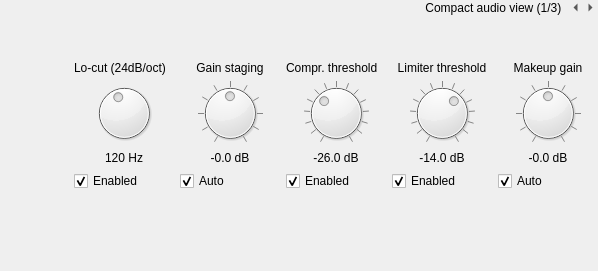
        <widget class="QWidget" name="compact_audio_view">
         <layout class="QVBoxLayout" name="compact_audio_layout">
          <property name="leftMargin">
           <number>0</number>
          </property>
          <property name="topMargin">
           <number>0</number>
          </property>
          <property name="rightMargin">
           <number>0</number>
          </property>
          <property name="bottomMargin">
           <number>0</number>
          </property>
          <item>
           <widget class="QWidget" name="compact_header" native="true">
            <property name="sizePolicy">
             <sizepolicy hsizetype="Preferred" vsizetype="Preferred">
              <horstretch>8</horstretch>
              <verstretch>0</verstretch>
             </sizepolicy>
            </property>
            <layout class="QHBoxLayout" name="horizontalLayout_3">
             <property name="spacing">
              <number>0</number>
             </property>
             <property name="leftMargin">
              <number>0</number>
             </property>
             <property name="topMargin">
              <number>0</number>
             </property>
             <property name="rightMargin">
              <number>0</number>
             </property>
             <property name="bottomMargin">
              <number>0</number>
             </property>
             <item>
              <widget class="QLabel" name="compact_label">
               <property name="text">
                <string>Compact audio view (1/3)  </string>
               </property>
               <property name="alignment">
                <set>Qt::AlignRight|Qt::AlignTrailing|Qt::AlignVCenter</set>
               </property>
              </widget>
             </item>
             <item>
              <widget class="QToolButton" name="compact_prev_page">
               <property name="enabled">
                <bool>true</bool>
               </property>
               <property name="maximumSize">
                <size>
                 <width>15</width>
                 <height>15</height>
                </size>
               </property>
               <property name="text">
                <string>...</string>
               </property>
               <property name="autoRaise">
                <bool>true</bool>
               </property>
               <property name="arrowType">
                <enum>Qt::LeftArrow</enum>
               </property>
              </widget>
             </item>
             <item>
              <widget class="QToolButton" name="compact_next_page">
               <property name="maximumSize">
                <size>
                 <width>15</width>
                 <height>15</height>
                </size>
               </property>
               <property name="text">
                <string>...</string>
               </property>
               <property name="autoRaise">
                <bool>true</bool>
               </property>
               <property name="arrowType">
                <enum>Qt::RightArrow</enum>
               </property>
              </widget>
             </item>
            </layout>
           </widget>
          </item>
          <item>
           <layout class="QHBoxLayout" name="audiostrip" stretch="0,0">
            <property name="spacing">
             <number>6</number>
            </property>
            <property name="topMargin">
             <number>0</number>
            </property>
            <item>
             <widget class="QScrollArea" name="fader_scroll">
              <property name="frameShape">
               <enum>QFrame::NoFrame</enum>
              </property>
              <property name="verticalScrollBarPolicy">
               <enum>Qt::ScrollBarAlwaysOff</enum>
              </property>
              <property name="widgetResizable">
               <bool>true</bool>
              </property>
              <widget class="QWidget" name="fader_scroll_contents">
               <property name="geometry">
                <rect>
                 <x>0</x>
                 <y>0</y>
                 <width>524</width>
                 <height>238</height>
                </rect>
               </property>
               <layout class="QHBoxLayout" name="horizontalLayout_4">
                <property name="spacing">
                 <number>0</number>
                </property>
                <property name="leftMargin">
                 <number>0</number>
                </property>
                <property name="topMargin">
                 <number>0</number>
                </property>
                <property name="rightMargin">
                 <number>0</number>
                </property>
                <property name="bottomMargin">
                 <number>0</number>
                </property>
                <item>
                 <layout class="QHBoxLayout" name="faders">
                  <property name="sizeConstraint">
                   <enum>QLayout::SetFixedSize</enum>
                  </property>
                 </layout>
                </item>
                <item>
                 <spacer name="fader_spacer">
                  <property name="orientation">
                   <enum>Qt::Horizontal</enum>
                  </property>
                  <property name="sizeHint" stdset="0">
                   <size>
                    <width>40</width>
                    <height>20</height>
                   </size>
                  </property>
                 </spacer>
                </item>
               </layout>
              </widget>
             </widget>
            </item>
            <item>
             <layout class="QGridLayout" name="master_audio_strip" columnstretch="0,0,0,0,0,0">
              <property name="bottomMargin">
               <number>0</number>
              </property>
              <item row="2" column="3">
               <widget class="QDial" name="compressor_threshold_knob">
                <property name="minimumSize">
                 <size>
                  <width>64</width>
                  <height>64</height>
                 </size>
                </property>
                <property name="maximumSize">
                 <size>
                  <width>16777215</width>
                  <height>64</height>
                 </size>
                </property>
                <property name="minimum">
                 <number>-400</number>
                </property>
                <property name="maximum">
                 <number>0</number>
                </property>
                <property name="value">
                 <number>-260</number>
                </property>
                <property name="notchTarget">
                 <double>30.000000000000000</double>
                </property>
                <property name="notchesVisible">
                 <bool>true</bool>
                </property>
               </widget>
              </item>
              <item row="4" column="5">
               <widget class="QCheckBox" name="makeup_gain_auto_checkbox">
                <property name="text">
                 <string>Auto</string>
                </property>
                <property name="checked">
                 <bool>true</bool>
                </property>
               </widget>
              </item>
              <item row="1" column="3">
               <widget class="QLabel" name="compressor_threshold_label">
                <property name="text">
                 <string>Compr. threshold</string>
                </property>
               </widget>
              </item>
              <item row="1" column="2">
               <widget class="QLabel" name="gainstaging_label">
                <property name="text">
                 <string>Gain staging</string>
                </property>
                <property name="alignment">
                 <set>Qt::AlignCenter</set>
                </property>
               </widget>
              </item>
              <item row="3" column="3">
               <widget class="QLabel" name="compressor_threshold_db_display">
                <property name="text">
                 <string>-26.0 dB</string>
                </property>
                <property name="alignment">
                 <set>Qt::AlignCenter</set>
                </property>
               </widget>
              </item>
              <item row="2" column="2">
               <widget class="QDial" name="gainstaging_knob">
                <property name="minimumSize">
                 <size>
                  <width>64</width>
                  <height>64</height>
                 </size>
                </property>
                <property name="maximumSize">
                 <size>
                  <width>16777215</width>
                  <height>64</height>
                 </size>
                </property>
                <property name="minimum">
                 <number>-300</number>
                </property>
                <property name="maximum">
                 <number>300</number>
                </property>
                <property name="notchTarget">
                 <double>60.000000000000000</double>
                </property>
                <property name="notchesVisible">
                 <bool>true</bool>
                </property>
               </widget>
              </item>
              <item row="3" column="2">
               <widget class="QLabel" name="gainstaging_db_display">
                <property name="text">
                 <string>-0.0 dB</string>
                </property>
                <property name="alignment">
                 <set>Qt::AlignCenter</set>
                </property>
               </widget>
              </item>
              <item row="3" column="4">
               <widget class="QLabel" name="limiter_threshold_db_display">
                <property name="text">
                 <string>-14.0 dB</string>
                </property>
                <property name="alignment">
                 <set>Qt::AlignCenter</set>
                </property>
               </widget>
              </item>
              <item row="4" column="4">
               <widget class="QCheckBox" name="limiter_enabled">
                <property name="text">
                 <string>Enabled</string>
                </property>
                <property name="checked">
                 <bool>true</bool>
                </property>
               </widget>
              </item>
              <item row="4" column="2">
               <widget class="QCheckBox" name="gainstaging_auto_checkbox">
                <property name="text">
                 <string>Auto</string>
                </property>
                <property name="checked">
                 <bool>true</bool>
                </property>
               </widget>
              </item>
              <item row="2" column="4">
               <widget class="QDial" name="limiter_threshold_knob">
                <property name="minimumSize">
                 <size>
                  <width>64</width>
                  <height>64</height>
                 </size>
                </property>
                <property name="maximumSize">
                 <size>
                  <width>16777215</width>
                  <height>64</height>
                 </size>
                </property>
                <property name="minimum">
                 <number>-400</number>
                </property>
                <property name="maximum">
                 <number>0</number>
                </property>
                <property name="value">
                 <number>-140</number>
                </property>
                <property name="notchTarget">
                 <double>30.000000000000000</double>
                </property>
                <property name="notchesVisible">
                 <bool>true</bool>
                </property>
               </widget>
              </item>
              <item row="3" column="1">
               <widget class="QLabel" name="locut_cutoff_display">
                <property name="text">
                 <string>120 Hz</string>
                </property>
                <property name="alignment">
                 <set>Qt::AlignCenter</set>
                </property>
               </widget>
              </item>
              <item row="4" column="1">
               <widget class="QCheckBox" name="locut_enabled">
                <property name="text">
                 <string>Enabled</string>
                </property>
                <property name="checked">
                 <bool>true</bool>
                </property>
               </widget>
              </item>
              <item row="3" column="5">
               <widget class="QLabel" name="makeup_gain_db_display">
                <property name="text">
                 <string>-0.0 dB</string>
                </property>
                <property name="alignment">
                 <set>Qt::AlignCenter</set>
                </property>
               </widget>
              </item>
              <item row="4" column="3">
               <widget class="QCheckBox" name="compressor_enabled">
                <property name="text">
                 <string>Enabled</string>
                </property>
                <property name="checked">
                 <bool>true</bool>
                </property>
               </widget>
              </item>
              <item row="1" column="1">
               <widget class="QLabel" name="locut_cutoff_label">
                <property name="text">
                 <string>Lo-cut (24dB/oct)</string>
                </property>
               </widget>
              </item>
              <item row="0" column="1">
               <spacer name="verticalSpacer">
                <property name="orientation">
                 <enum>Qt::Vertical</enum>
                </property>
                <property name="sizeType">
                 <enum>QSizePolicy::Expanding</enum>
                </property>
                <property name="sizeHint" stdset="0">
                 <size>
                  <width>20</width>
                  <height>40</height>
                 </size>
                </property>
               </spacer>
              </item>
              <item row="5" column="1">
               <spacer name="verticalSpacer_2">
                <property name="orientation">
                 <enum>Qt::Vertical</enum>
                </property>
                <property name="sizeHint" stdset="0">
                 <size>
                  <width>20</width>
                  <height>40</height>
                 </size>
                </property>
               </spacer>
              </item>
              <item row="2" column="5">
               <widget class="QDial" name="makeup_gain_knob">
                <property name="minimumSize">
                 <size>
                  <width>64</width>
                  <height>64</height>
                 </size>
                </property>
                <property name="maximumSize">
                 <size>
                  <width>16777215</width>
                  <height>64</height>
                 </size>
                </property>
                <property name="minimum">
                 <number>-150</number>
                </property>
                <property name="maximum">
                 <number>150</number>
                </property>
                <property name="notchTarget">
                 <double>30.000000000000000</double>
                </property>
                <property name="notchesVisible">
                 <bool>true</bool>
                </property>
               </widget>
              </item>
              <item row="1" column="4">
               <widget class="QLabel" name="limiter_threshold_label">
                <property name="text">
                 <string>Limiter threshold</string>
                </property>
                <property name="alignment">
                 <set>Qt::AlignCenter</set>
                </property>
               </widget>
              </item>
              <item row="1" column="5">
               <widget class="QLabel" name="makeup_gain_label">
                <property name="text">
                 <string>Makeup gain</string>
                </property>
                <property name="alignment">
                 <set>Qt::AlignCenter</set>
                </property>
               </widget>
              </item>
              <item row="2" column="1">
               <widget class="QDial" name="locut_cutoff_knob">
                <property name="sizePolicy">
                 <sizepolicy hsizetype="Preferred" vsizetype="Preferred">
                  <horstretch>0</horstretch>
                  <verstretch>0</verstretch>
                 </sizepolicy>
                </property>
                <property name="minimumSize">
                 <size>
                  <width>64</width>
                  <height>64</height>
                 </size>
                </property>
                <property name="maximumSize">
                 <size>
                  <width>16777215</width>
                  <height>64</height>
                 </size>
                </property>
                <property name="maximum">
                 <number>60</number>
                </property>
                <property name="value">
                 <number>26</number>
                </property>
               </widget>
              </item>
             </layout>
            </item>
           </layout>
          </item>
          <item>
           <layout class="QHBoxLayout" name="preview_displays" stretch="0">
            <item>
             <spacer name="horizontalSpacer">
              <property name="orientation">
               <enum>Qt::Horizontal</enum>
              </property>
              <property name="sizeType">
               <enum>QSizePolicy::Preferred</enum>
              </property>
              <property name="sizeHint" stdset="0">
               <size>
                <width>0</width>
                <height>40</height>
               </size>
              </property>
             </spacer>
            </item>
           </layout>
          </item>
         </layout>
        </widget>
